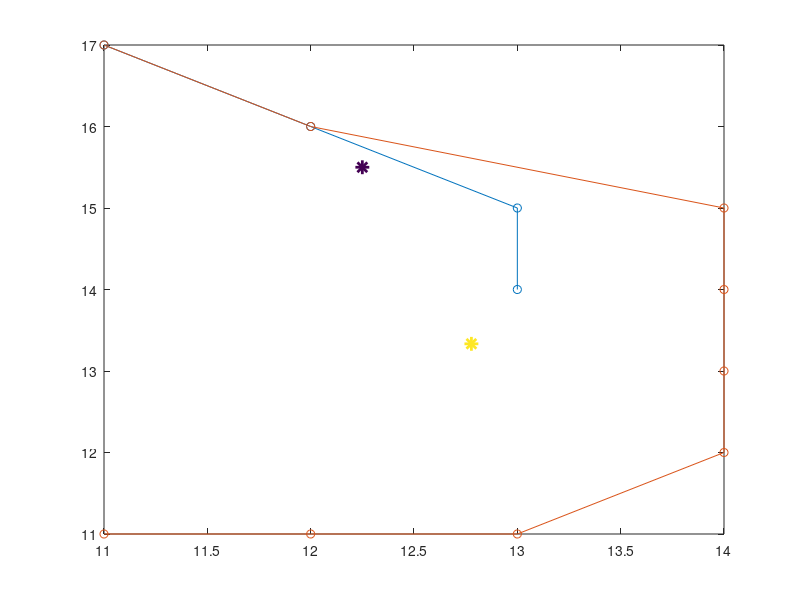

MATLAB code for this plot:
%Y_2 = [2 2; 2 3; 2 4; 2 5; 2 6; 2 7; 2 8;
%    2 8; 3 8; 4 8; 5 8; 6 8; 7 8; 8 8;
%    8 2; 8 3; 8 4; 8 5; 8 6; 8 7; 8 8;]

%Y_2 = [13 2; 13 3; 13 4; 13 5; 13 6; 13 7; 13 8;
%    13 8; 14 8; 15 8; 16 8; 17 8; 18 8; 19 8;
%    19 2; 19 3; 19 4; 19 5; 19 6; 19 7; 19 8;]
%Y_2 = [0 0; 0 0; 0 0; 0 0; 0 0; 0 0; 0 0;
%    2 8; 3 8; 4 8; 5 8; 6 8; 7 8; 8 8;
%    0 0; 0 0; 0 0; 0 0; 0 0; 0 0; 0 0;]


%Y = [2 7;2 8; 3 8; 4 8; 5 8; 6 8; 7 8; 8 8;]

Y = [3 4; 3 5; 2 6; 1 7;]+10

Z = zeros(20);
[m,n] = size(Y);
for i=1:m
    v = Y(i,:)
    Z(v(1), v(2)) = 1;
end

Y_2 = [1 1; 2 1; 3 1; 4 2; 4 3; 4 4; 4 5; 2 6; 1 7;]+10

center = repmat(mean(Y_2), length(Y_2), 1);
Y_2 = Y_2-center;
theta = 0.0;
R = [cos(theta) -sin(theta); sin(theta) cos(theta)];
Y_2 = R*Y_2'


Y_2 = Y_2'+center;

Y_2(:,1) = (Y_2(:,1));
Y_2(:,2) = Y_2(:,2);

Z_2 = zeros(20);
[m,n] = size(Y_2);
for i=1:m
    v = Y_2(i,:)
    Z_2(floor(v(1)), floor(v(2))) = 1;
end

X = [mean(Y); mean(Y_2);]

d1 = mahal(X, Y)

d2 = sum((X-repmat(mean(Y),2,1)).^2, 2)


c = corrcoef(Z, Z_2)

clf
figure(1)
plot(Y(:,1),Y(:,2))
hold on
plot(Y_2(:,1),Y_2(:,2))
hold on

scatter(Y(:,1),Y(:,2))
hold on

scatter(Y_2(:,1),Y_2(:,2))
hold on
scatter(X(:,1),X(:,2),100,d1,'*','LineWidth',2)
%scatter(X(:,1),X(:,2))
%hb = colorbar;
%ylabel(hb,'Mahalanobis Distance')
%legend('X','Y','Location','NW')